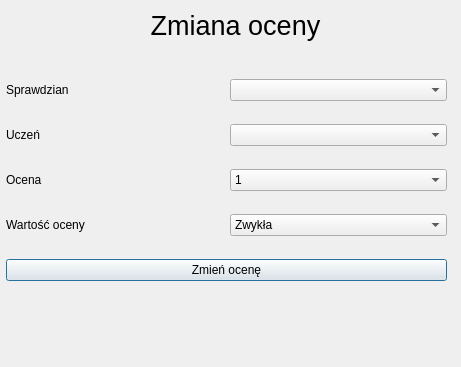
<?xml version="1.0" encoding="UTF-8"?>
<ui version="4.0">
 <class>Dialog</class>
 <widget class="QDialog" name="Dialog">
  <property name="geometry">
   <rect>
    <x>0</x>
    <y>0</y>
    <width>461</width>
    <height>367</height>
   </rect>
  </property>
  <property name="acceptDrops">
   <bool>false</bool>
  </property>
  <property name="windowTitle">
   <string>Dodawanie oceny</string>
  </property>
  <widget class="QLabel" name="label">
   <property name="geometry">
    <rect>
     <x>10</x>
     <y>10</y>
     <width>451</width>
     <height>31</height>
    </rect>
   </property>
   <property name="font">
    <font>
     <pointsize>20</pointsize>
    </font>
   </property>
   <property name="text">
    <string>Zmiana oceny</string>
   </property>
   <property name="alignment">
    <set>Qt::AlignCenter</set>
   </property>
  </widget>
  <widget class="QLabel" name="label_5">
   <property name="geometry">
    <rect>
     <x>20</x>
     <y>290</y>
     <width>401</width>
     <height>17</height>
    </rect>
   </property>
   <property name="text">
    <string/>
   </property>
  </widget>
  <widget class="QWidget" name="layoutWidget">
   <property name="geometry">
    <rect>
     <x>6</x>
     <y>62</y>
     <width>441</width>
     <height>241</height>
    </rect>
   </property>
   <layout class="QGridLayout" name="gridLayout">
    <item row="0" column="0">
     <widget class="QLabel" name="label_2">
      <property name="text">
       <string>Sprawdzian</string>
      </property>
     </widget>
    </item>
    <item row="0" column="1">
     <widget class="QComboBox" name="comboBox"/>
    </item>
    <item row="1" column="0">
     <widget class="QLabel" name="label_3">
      <property name="text">
       <string>Uczeń</string>
      </property>
     </widget>
    </item>
    <item row="1" column="1">
     <widget class="QComboBox" name="comboBox_2"/>
    </item>
    <item row="2" column="0">
     <widget class="QLabel" name="label_4">
      <property name="text">
       <string>Ocena</string>
      </property>
     </widget>
    </item>
    <item row="2" column="1">
     <widget class="QComboBox" name="comboBox_3">
      <item>
       <property name="text">
        <string>1</string>
       </property>
      </item>
      <item>
       <property name="text">
        <string>1+</string>
       </property>
      </item>
      <item>
       <property name="text">
        <string>2-</string>
       </property>
      </item>
      <item>
       <property name="text">
        <string>2</string>
       </property>
      </item>
      <item>
       <property name="text">
        <string>2+</string>
       </property>
      </item>
      <item>
       <property name="text">
        <string>3-</string>
       </property>
      </item>
      <item>
       <property name="text">
        <string>3</string>
       </property>
      </item>
      <item>
       <property name="text">
        <string>3+</string>
       </property>
      </item>
      <item>
       <property name="text">
        <string>4-</string>
       </property>
      </item>
      <item>
       <property name="text">
        <string>4</string>
       </property>
      </item>
      <item>
       <property name="text">
        <string>4+</string>
       </property>
      </item>
      <item>
       <property name="text">
        <string>5-</string>
       </property>
      </item>
      <item>
       <property name="text">
        <string>5</string>
       </property>
      </item>
      <item>
       <property name="text">
        <string>5+</string>
       </property>
      </item>
      <item>
       <property name="text">
        <string>6-</string>
       </property>
      </item>
      <item>
       <property name="text">
        <string>6</string>
       </property>
      </item>
     </widget>
    </item>
    <item row="3" column="0">
     <widget class="QLabel" name="label_6">
      <property name="text">
       <string>Wartość oceny</string>
      </property>
     </widget>
    </item>
    <item row="3" column="1">
     <widget class="QComboBox" name="comboBox_4">
      <item>
       <property name="text">
        <string>Zwykła</string>
       </property>
      </item>
      <item>
       <property name="text">
        <string>Semestralna</string>
       </property>
      </item>
      <item>
       <property name="text">
        <string>Końcowa</string>
       </property>
      </item>
     </widget>
    </item>
    <item row="4" column="0" colspan="2">
     <widget class="QPushButton" name="pushButton">
      <property name="text">
       <string>Zmień ocenę</string>
      </property>
     </widget>
    </item>
   </layout>
  </widget>
  <widget class="QLabel" name="label_7">
   <property name="geometry">
    <rect>
     <x>10</x>
     <y>330</y>
     <width>441</width>
     <height>16</height>
    </rect>
   </property>
   <property name="text">
    <string/>
   </property>
  </widget>
 </widget>
 <resources/>
 <connections/>
</ui>
